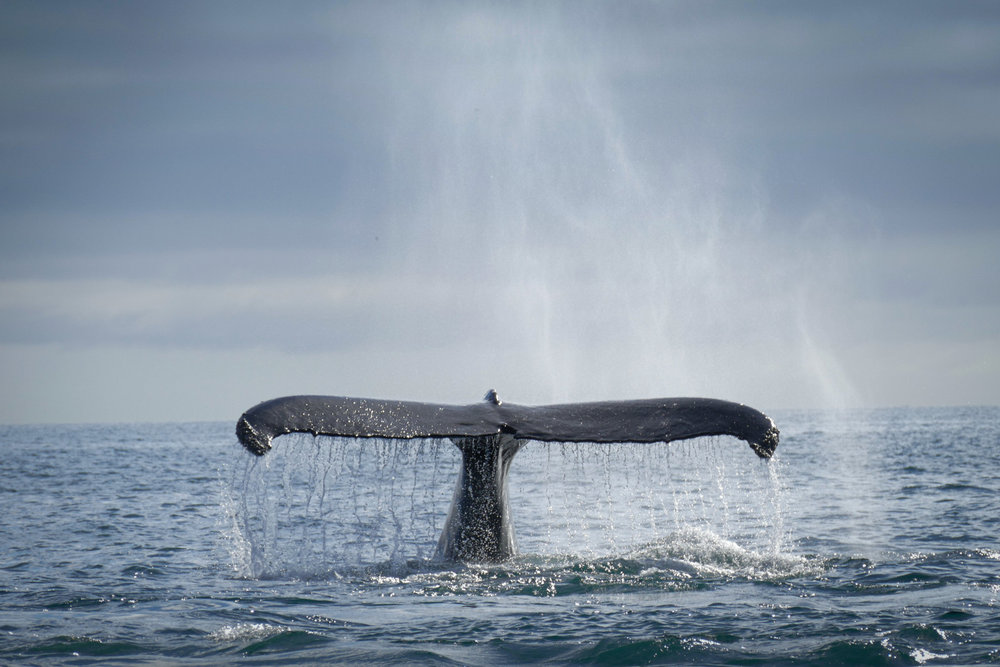
#> input picture Introduction/Yan Yan_week 1/week 1 code/whale.png, 1000 x 667 px, shrunk from 1600 x 1067 before the run
$ python 'otsu for whale.py'
#> lines starting #> are read from the running program, lines starting #| are printed output that depends on the picture; after the words box and inside, x2 and y2 are one past the last pixel; in counts of white or black regions, pixels touching at a corner belong together
import matplotlib.pyplot as plt
import numpy as np
from PIL import Image


def otsu(img: np.ndarray) -> float:
    hist=np.bincount(img.flatten(), minlength=256)
    total_pixel_num=img.size
    num_background=0
    num_foreground=0
    current_max_inter_variance=0
    threshold=0
    sum_pixel_value = np.sum(np.arange(256) * hist)
    inter_variance_list=[]
    intra_variance_list = []
    sum_pixel_back=0

    for i in range(256):
        num_background=num_background+hist[i]
        if num_background==0:
            continue
        num_foreground=total_pixel_num-num_background
        if num_foreground==0:
            break
        sum_pixel_back =sum_pixel_back+ i*hist[i]
        sum_pixel_fore=sum_pixel_value-sum_pixel_back
        mean_pixel_back=sum_pixel_back/num_background
        mean_pixel_fore=sum_pixel_fore/num_foreground


        intra_variance = num_background * (mean_pixel_back - mean_pixel_back ** 2) + num_foreground * (mean_pixel_fore - mean_pixel_fore ** 2)
        intra_variance_list.append(intra_variance)

        inter_variance = num_background * num_foreground * (mean_pixel_back - mean_pixel_fore) ** 2
        inter_variance_list.append(inter_variance)


        if inter_variance > current_max_inter_variance:
            current_max_inter_variance=inter_variance
            threshold=i


    return threshold, intra_variance_list, inter_variance_list


if __name__ == "__main__":
    I = Image.open('whale.png')
#> I is the input picture: PIL image 1000x667 RGBA; mean R, G, B, A 137.5, 151.7, 166.6, 255
    grey_img=I.convert('L')
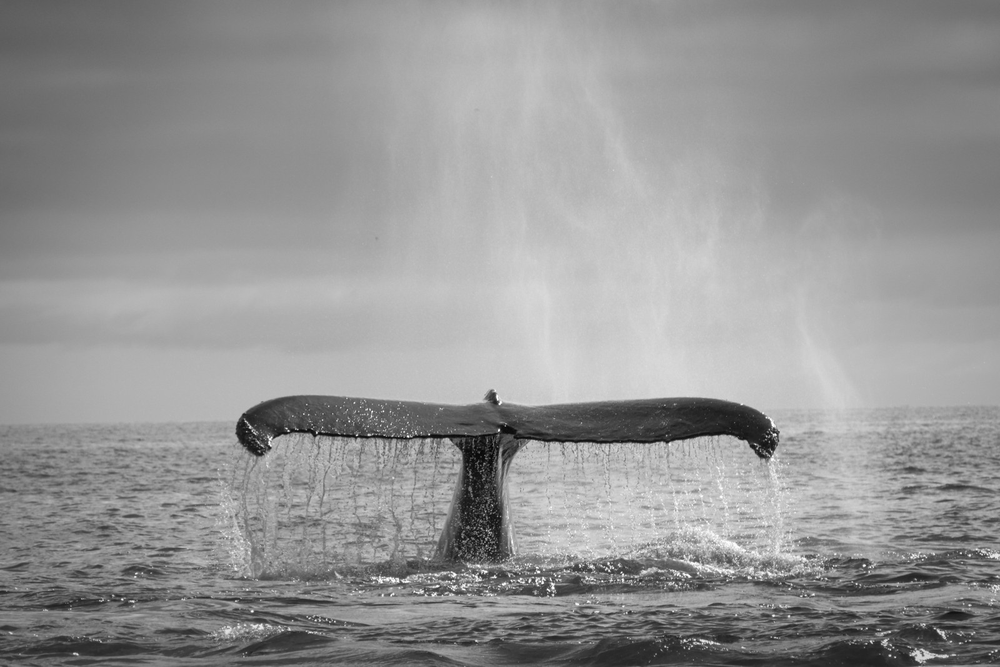
#> grey_img: PIL image 1000x667 L; min 2, max 255, mean 149.2
    img = np.array(grey_img)
    print('Image resoluttion', img.shape)
#| Image resoluttion (667, 1000)
    threshold, intra_variance_list, inter_variance_list = otsu(img)
#> in otsu, `hist=np.bincount(img.flatten(), minlength=256)`: hist = 256 values, max 8750 at index 181, min 0 at index 0, mean 2605.5
#> in otsu, `sum_pixel_value = np.sum(np.arange(256) * hist)`: sum_pixel_value = 99488162
#> the loop in otsu, `for i in range(256):` made 256 passes
#> (num_background, num_foreground, sum_pixel_back, sum_pixel_fore, mean_pixel_back, mean_pixel_fore, intra_variance, current_max_inter_variance) on passes 3, 5, 7, 8, 9, 10, 11, 12, 13, 14: (1, 666999, 2, 99488160, 2, 149.2, -1.47e+10, 1.44e+10), (2, 666998, 6, 99488156, 3, 149.2, -1.47e+10, 2.85e+10), (9, 666991, 48, 99488114, 5.33, 149.2, -1.47e+10, 1.24e+11), (12, 666988, 69, 99488093, 5.75, 149.2, -1.47e+10, 1.65e+11), (23, 666977, 157, 99488005, 6.83, 149.2, -1.47e+10, 3.11e+11), (42, 666958, 328, 99487834, 7.81, 149.2, -1.47e+10, 5.6e+11), (63, 666937, 538, 99487624, 8.54, 149.2, -1.47e+10, 8.31e+11), (95, 666905, 890, 99487272, 9.37, 149.2, -1.47e+10, 1.24e+12), (134, 666866, 1358, 99486804, 10.13, 149.2, -1.47e+10, 1.73e+12), (178, 666822, 1930, 99486232, 10.84, 149.2, -1.47e+10, 2.27e+12)
#> num_background on passes 1 to 2: 0, 0

    plt.figure(figsize=(12, 6))
    plt.subplot(2, 2, 1)
    plt.title('Histogram of Image')
    plt.hist(img.flatten(), bins=256)
    plt.axvline(x=threshold, color='k', linestyle='--')
    plt.xlabel('Pixel Intensity')
    plt.ylabel('Frequency')

    plt.subplot(2, 2, 2)
    plt.title('Intra-class Variance Curve')
    plt.plot(range(len(intra_variance_list)), intra_variance_list)
    plt.xlabel('Threshold')
    plt.ylabel('Intra-class Variance')

    plt.subplot(2, 2, 3)
    plt.title('Inter-class Variance Curve')
    plt.plot(range(len(inter_variance_list)), inter_variance_list)
    plt.xlabel('Threshold')
    plt.ylabel('Inter-class Variance')

    otsu_img = (img > threshold) * 255
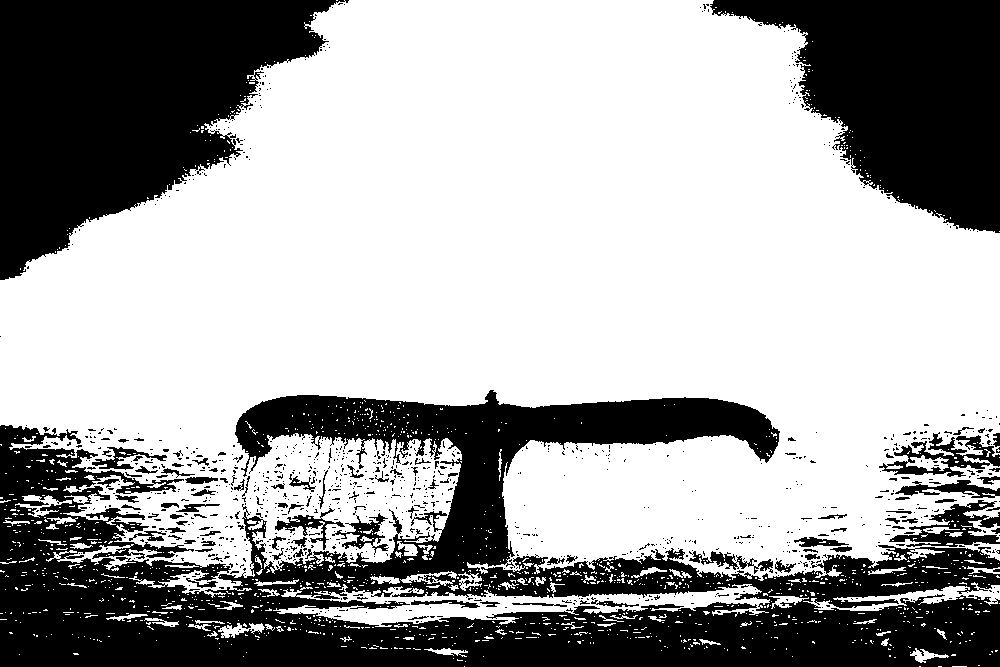
#> otsu_img: shape (667, 1000) int64; 64.3% white; 1042 black regions (945 under 20 px), largest, box (x1, y1, x2, y2) and area: (0, 390, 1000, 667) 127161, (0, 0, 349, 280) 56072, (710, 0, 1000, 233) 38877
    plt.subplot(2, 2, 4)
    plt.title(f'Thresholded Image with Threshold {threshold}')
    plt.imshow(otsu_img, cmap='gray')

    plt.tight_layout()
    plt.show()
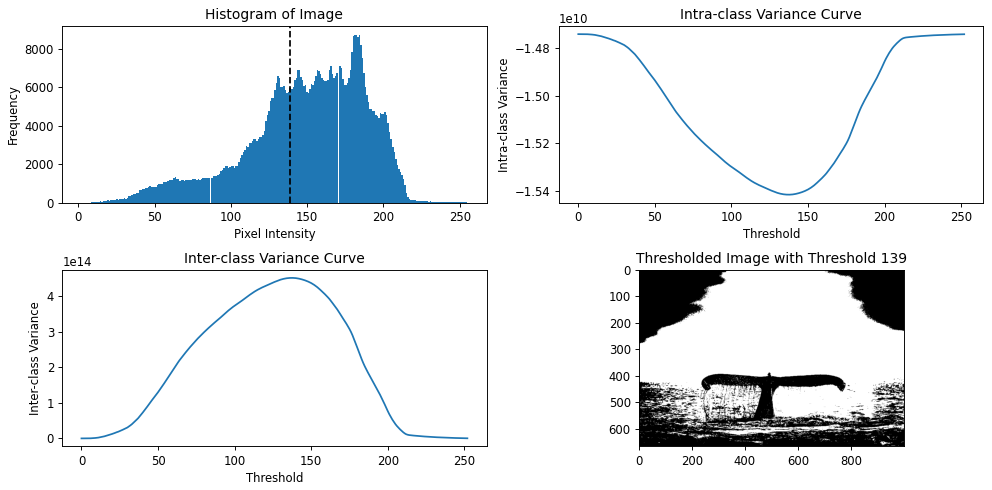
#> figure drawn by matplotlib, 4 panels; panel 1: tallest bar 8750 high, from x = 180.9 to 181.9; panel 2: curve peaks at x = 0, y = -1.47e+10; panel 3: curve peaks at x = 137, y = 4.52e+14

    print(f"The calculated threshold is: {threshold}")
#| The calculated threshold is: 139
